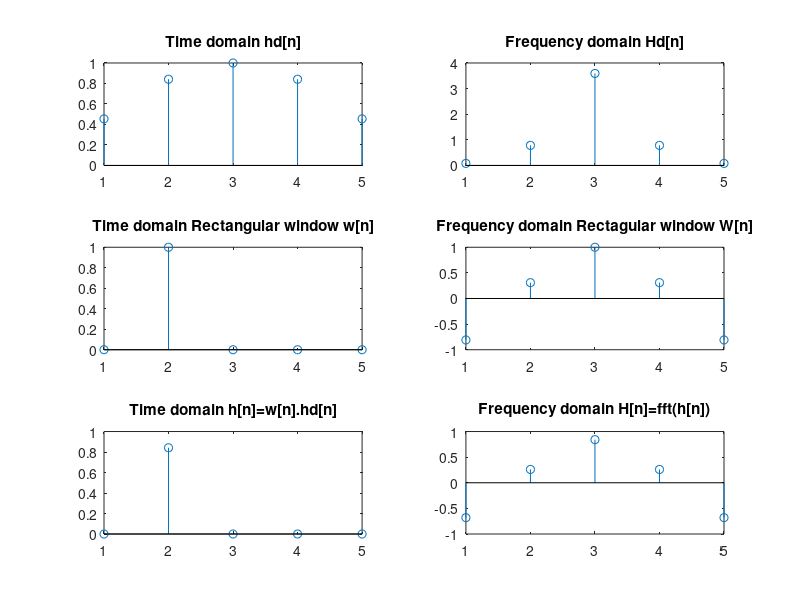

Reproduce this figure in MATLAB. (Note: this script raises an error after producing the figure.)
clc
clear all
close all
%%Desired impulse response
N=input('Enter no of samples:');
index=0;
for n1=-(N-1)/2:(N-1)/2
    index=index+1;
    if n1==0
        hd(index)=1;
    else
        hd(index)=sin(n1)/n1;
    end
    n(index)=n1;
end
subplot(321);
stem(hd);
title('Time domain hd[n]');

Xd=fft(hd);
Hd=fftshift(Xd);
subplot(322);
stem(abs(Hd));
title('Frequency domain Hd[n]');

%%%Rectangular window
M=1+(N-1)/5; %%M<N
p=((N-1)/2)-((M-1)/2);
q=((N-1)/2)+((M-1)/2);
for n=1:N
    if(n>=p) && (n<=q)
        wr(n)=1;
    else
        wr(n)=0;
    end
end
subplot(323);
stem(wr);
title('Time domain Rectangular window w[n]');
Wr=fft(wr);
Wr=fftshift(Wr);
subplot(324);
stem(Wr);
title('Frequency domain Rectagular window W[n]');

%%% Truncated impulse response
h=wr.*hd;
subplot(325);
stem(h)
title('Time domain h[n]=w[n].hd[n]');

X=fft(h);
H=fftshift(X);
subplot(326)
stem(H)
title('Frequency domain H[n]=fft(h[n])');

%%Low pass filter(LPF)
fl=1; %low cutoff frequency
fh=N; %fh<=N
for n=1:N
    if(n>=fl) && p+n-1<=N
        H_LPF(n)=H(p+n-1);
    else
        H_LPF(n)=0;
    end
end
figure(2)
subplot(221)
stem(abs(H_LPF))
title('H_LPF[n]')

%%High pass filter(HPF)
fl=100; %low cutoff frequency
fh=N; %fh<=N;

for n=1:N
    if(n>=fl) && p+n-fl<=N
        H_HPF(n)=H(p+n-fl);
    else
        H_HPF(n)=0;
    end
end
subplot(222)
stem(abs(H_HPF))
title('H_HPF[n]')

%%Band pass filter(BPF)
fl=100; %low cutoff frequency
fh=fl+M; %high cutoff frequency:fh<=N;
for n=1:N
    if(n>=fl) && n<=fh
        H_BPF(n)=H(p+(n-fl+1));
    else
        H_BPF(n)=0;
    end
end
subplot(223)
stem(abs(H_BPF))
title('H_BPF[n]')

%%Band stop filter(BSF)
fl=100; %low cutoff frequency
fh=fl+M; %high cutoff frequency
for n=1:N
    if(n<=fl)
        H_BSF(n)=H(((N-1)/2-fl)+n);
    elseif(n>=fh) && ((N-1)/2+n-fh)<=N
        H_BSF(n)=H(((N-1)/2+n-fh));
    else
        H_BSF(n)=0;
    end
end
subplot(224)
stem(abs(H_BSF))
title('H_BSF[n]')